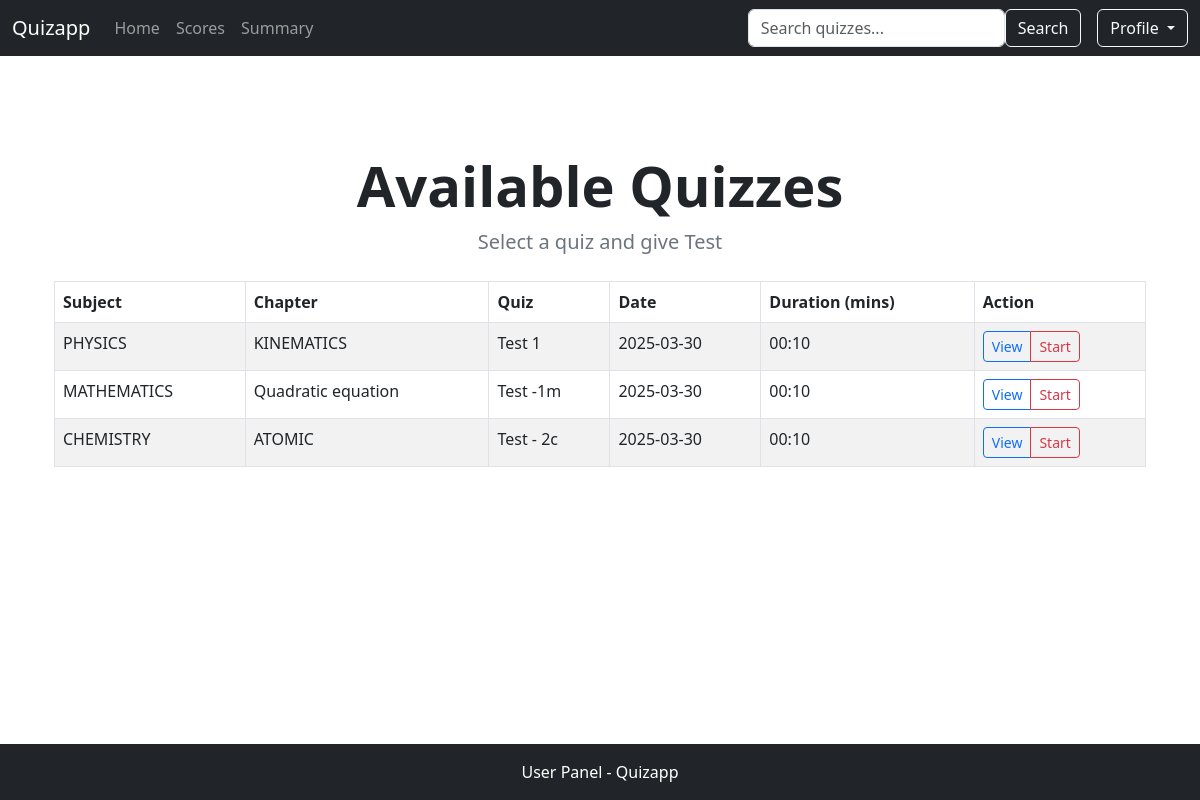
The app's page /user/user_dashboard with its own data.
### model.py (models this page shows)
class Quiz(db.Model):
    quiz_id = db.Column(db.Integer, primary_key=True)
    chapter_id = db.Column(db.Integer, db.ForeignKey('chapter.chapter_id', ondelete="CASCADE"), nullable=False)
    title = db.Column(db.String(255), nullable=False)
    date_of_quiz = db.Column(db.DateTime, nullable=False, default=datetime.utcnow)
    time_duration = db.Column(db.String(5), nullable=False)  # Format: HH:MM
    scores = db.relationship("Score", back_populates="quiz", cascade="all, delete-orphan")
    questions = db.relationship("Question", backref="quiz", cascade="all, delete-orphan")

class Subject(db.Model):
    subject_id = db.Column(db.Integer, primary_key=True)
    name = db.Column(db.String(255), unique=True, nullable=False)
    description = db.Column(db.Text, nullable=True)
    chapters = db.relationship('Chapter', backref='subject', cascade="all, delete-orphan", lazy=True)

class Chapter(db.Model):
    chapter_id = db.Column(db.Integer, primary_key=True)
    subject_id = db.Column(db.Integer, db.ForeignKey('subject.subject_id', ondelete="CASCADE"), nullable=False)
    name = db.Column(db.String(255), nullable=False)
    description = db.Column(db.Text, nullable=True)
    quizzes = db.relationship('Quiz', backref='chapter', cascade="all, delete-orphan", lazy=True)

### app.py (the view)
@app.route("/user/user_dashboard")
def user_dashboard():
    quizzes = db.session.query(
        Quiz.quiz_id, Quiz.title, Quiz.date_of_quiz,
        Quiz.time_duration, Chapter.name.label("chapter_name"),
        Subject.name.label("subject_name")
    ).join(Chapter, Quiz.chapter_id == Chapter.chapter_id) \
     .join(Subject, Chapter.subject_id == Subject.subject_id) \
     .all()
    return render_template("user/user_dashboard.html", quizzes=quizzes)

### templates/user/user_dashboard.html
{% extends "user_layout.html" %}
{% block body %}
<div class="container my-5">
    <h1 class="display-4 text-center text-dark fw-bold">Available Quizzes</h1>
    <p class="lead text-center text-secondary">Select a quiz and give Test</p>
    <div class="table-responsive mt-4">
        <table class="table table-bordered table-striped table-hover">
            <thead class="thead-dark">
                <tr>
                    <th>Subject</th>
                    <th>Chapter</th>
                    <th>Quiz</th>
                    <th>Date</th>
                    <th>Duration (mins)</th>
                    <th>Action</th>
                </tr>
            </thead>
            <tbody>
                {% for quiz in quizzes %}
                <tr>
                    <td>{{ quiz.subject_name }}</td>
                    <td>{{ quiz.chapter_name }}</td>
                    <td>{{ quiz.title }}</td>
                    <td>{{ quiz.date_of_quiz.strftime('%Y-%m-%d') }}</td>
                    <td>{{ quiz.time_duration }}</td>
                    <td>
                        <div class="btn-group">
                            <a href="{{ url_for('user_quiz_details', quiz_id=quiz.quiz_id) }}"
                                class="btn btn-outline-primary btn-sm">View</a>
                            <a href="{{ url_for('start_quiz', quiz_id=quiz.quiz_id) }}"
                                class="btn btn-outline-danger btn-sm">Start</a>
                        </div>
                    </td>
                </tr>
                {% endfor %}
            </tbody>
        </table>
    </div>
</div>
{% endblock %}

### records on screen
Quiz: subject_name "PHYSICS", chapter_name "KINEMATICS", title "Test 1", date_of_quiz "2025-03-30", time_duration "00:10"
Quiz: subject_name "MATHEMATICS", chapter_name "Quadratic equation", title "Test -1m", date_of_quiz "2025-03-30", time_duration "00:10"
Quiz: subject_name "CHEMISTRY", chapter_name "ATOMIC", title "Test - 2c", date_of_quiz "2025-03-30", time_duration "00:10"
